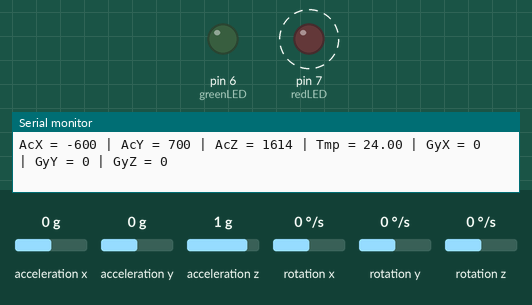
A sketch run on a simulated Arduino Uno, built with avr-gcc and run on an emulated ATmega328P. Shown: output pins drawn as LEDs (lit = HIGH), the last lines printed to the serial monitor. Wiring (inferred from the names in the program): MPU-6050 motion sensor at I2C address 0x68. Dashed ring = blinking. Inputs (shaded band) come from the test bench; at power-on: acceleration z 1 g, acceleration x 0 g, acceleration y 0 g, rotation x 0 °/s, rotation y 0 °/s, rotation z 0 °/s.

Above: at 1.2 s.
1.3 s: acceleration z set to 0.4 g
4.3 s: acceleration z set to 0.1 g
At 5.1 s:
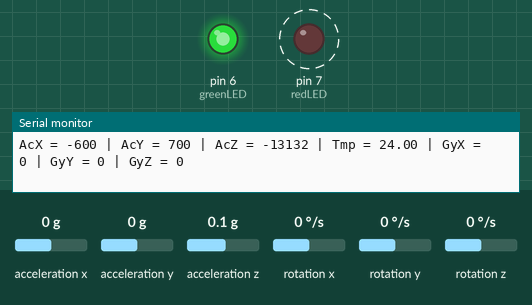
7.3 s: acceleration x set to 0.8 g
10.3 s: acceleration z set to -0.9 g
13.3 s: acceleration z set to -1.2 g
At 13.89 s:
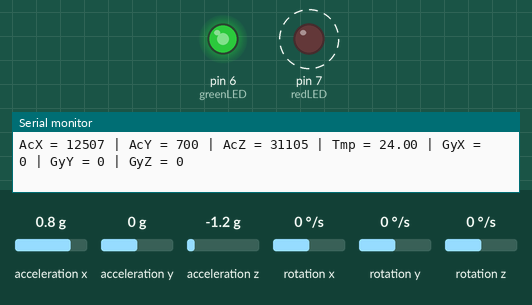
Timing chart, 0 to 17.3 s (numbered marks = the images above; inputs shaded):
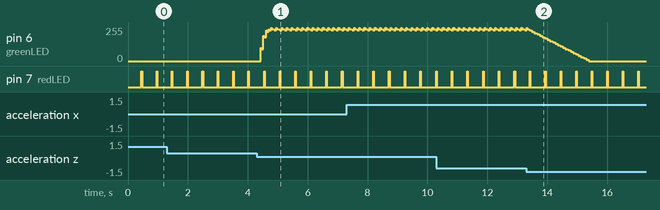

The sketch:

CPR_Assist_App.ino
```cpp
// MPU-6050 Short Example Sketch
//www.elegoo.com
//2016.12.9


#include<Wire.h>
int brightness = 0;
int count = 0;
int redLED = 7;
int greenLED = 6;
const int MPU_addr=0x68;  // I2C address of the MPU-6050
int16_t AcX,AcY,AcZ,Tmp,GyX,GyY,GyZ;
void setup(){
  pinMode(redLED, OUTPUT);
  pinMode(greenLED, OUTPUT);
  Wire.begin();
  Wire.beginTransmission(MPU_addr);
  Wire.write(0x6B);  // PWR_MGMT_1 register
  Wire.write(0);     // set to zero (wakes up the MPU-6050)
  Wire.endTransmission(true);
  Serial.begin(9600);
  digitalWrite(redLED, LOW);
  digitalWrite(greenLED, LOW);
}
void loop(){
  Wire.beginTransmission(MPU_addr);
  Wire.write(0x3B);  // starting with register 0x3B (ACCEL_XOUT_H)
  Wire.endTransmission(false);
  Wire.requestFrom(MPU_addr,14,true);  // request a total of 14 registers
  AcX=Wire.read()<<8|Wire.read();  // 0x3B (ACCEL_XOUT_H) & 0x3C (ACCEL_XOUT_L)
  AcY=Wire.read()<<8|Wire.read();  // 0x3D (ACCEL_YOUT_H) & 0x3E (ACCEL_YOUT_L)
  AcZ=Wire.read()<<8|Wire.read();  // 0x3F (ACCEL_ZOUT_H) & 0x40 (ACCEL_ZOUT_L)
  Tmp=Wire.read()<<8|Wire.read();  // 0x41 (TEMP_OUT_H) & 0x42 (TEMP_OUT_L)
  GyX=Wire.read()<<8|Wire.read();  // 0x43 (GYRO_XOUT_H) & 0x44 (GYRO_XOUT_L)
  GyY=Wire.read()<<8|Wire.read();  // 0x45 (GYRO_YOUT_H) & 0x46 (GYRO_YOUT_L)
  GyZ=Wire.read()<<8|Wire.read();  // 0x47 (GYRO_ZOUT_H) & 0x48 (GYRO_ZOUT_L)
  AcX -= 600;
  AcY += 700;
  AcZ -= 14770;
  Serial.print("AcX = "); Serial.print(AcX);
  Serial.print(" | AcY = "); Serial.print(AcY);
  Serial.print(" | AcZ = "); Serial.print(AcZ);
  Serial.print(" | Tmp = "); Serial.print(Tmp/340.00+36.53);  //equation for temperature in degrees C from datasheet
  Serial.print(" | GyX = "); Serial.print(GyX);
  Serial.print(" | GyY = "); Serial.print(GyY);
  Serial.print(" | GyZ = "); Serial.println(GyZ);

if( (AcZ) < -10000 )
  {
     if( brightness + 100 < 255 )
     {
      brightness = brightness + 100;
     }
     else if( brightness + 50 < 255 )
     {
      brightness = brightness + 50;
     }
     else if( brightness + 20 < 255 )
     {
      brightness = brightness + 20;
     }
     analogWrite(greenLED, brightness);
     delay(20);
  }
    if( brightness - 10 >= 0 )
    {
      brightness = brightness - 10;
    }
   analogWrite(greenLED, brightness);
  delay(10);
count++;
count = count % 6;
if( count == 0 )
  {
   digitalWrite(redLED, HIGH);
   delay(20);
   digitalWrite(redLED,LOW);
  }
}
```

Measured:
- the behaviour switches between 0.3 and 0.2 g on acceleration z (found by bisection; images 0 and 1)
- the behaviour switches between -1 and -1.1 g on acceleration z (found by bisection; images 1 and 2)
- by itself, pin 7 (redLED): alternates HIGH for 0.02 s and LOW for 0.50 s
